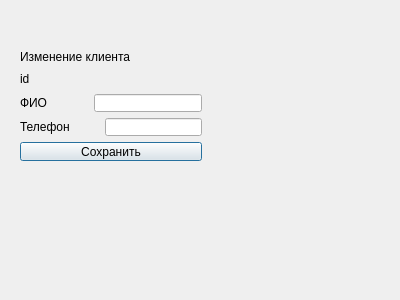
<?xml version="1.0" encoding="UTF-8"?>
<ui version="4.0">
 <class>Dialog</class>
 <widget class="QDialog" name="Dialog">
  <property name="geometry">
   <rect>
    <x>0</x>
    <y>0</y>
    <width>400</width>
    <height>300</height>
   </rect>
  </property>
  <property name="windowTitle">
   <string>Dialog</string>
  </property>
  <widget class="QWidget" name="layoutWidget">
   <property name="geometry">
    <rect>
     <x>20</x>
     <y>50</y>
     <width>182</width>
     <height>111</height>
    </rect>
   </property>
   <layout class="QVBoxLayout" name="verticalLayout">
    <item>
     <widget class="QLabel" name="label">
      <property name="text">
       <string>Изменение клиента</string>
      </property>
     </widget>
    </item>
    <item>
     <layout class="QHBoxLayout" name="horizontalLayout">
      <item>
       <widget class="QLabel" name="idClient">
        <property name="text">
         <string>id</string>
        </property>
       </widget>
      </item>
      <item>
       <spacer name="horizontalSpacer_2">
        <property name="orientation">
         <enum>Qt::Horizontal</enum>
        </property>
        <property name="sizeHint" stdset="0">
         <size>
          <width>40</width>
          <height>20</height>
         </size>
        </property>
       </spacer>
      </item>
     </layout>
    </item>
    <item>
     <layout class="QHBoxLayout" name="horizontalLayout_2">
      <item>
       <widget class="QLabel" name="FIOClient">
        <property name="text">
         <string>ФИО</string>
        </property>
       </widget>
      </item>
      <item>
       <spacer name="horizontalSpacer">
        <property name="orientation">
         <enum>Qt::Horizontal</enum>
        </property>
        <property name="sizeHint" stdset="0">
         <size>
          <width>40</width>
          <height>20</height>
         </size>
        </property>
       </spacer>
      </item>
      <item>
       <widget class="QLineEdit" name="lineFIOClient"/>
      </item>
     </layout>
    </item>
    <item>
     <layout class="QHBoxLayout" name="horizontalLayout_3">
      <item>
       <widget class="QLabel" name="PhoneClient">
        <property name="text">
         <string>Телефон</string>
        </property>
       </widget>
      </item>
      <item>
       <spacer name="horizontalSpacer_3">
        <property name="orientation">
         <enum>Qt::Horizontal</enum>
        </property>
        <property name="sizeHint" stdset="0">
         <size>
          <width>40</width>
          <height>20</height>
         </size>
        </property>
       </spacer>
      </item>
      <item>
       <widget class="QLineEdit" name="lineEdit_2"/>
      </item>
     </layout>
    </item>
    <item>
     <widget class="QPushButton" name="SaveClient">
      <property name="text">
       <string>Сохранить</string>
      </property>
     </widget>
    </item>
   </layout>
  </widget>
 </widget>
 <resources/>
 <connections/>
</ui>
